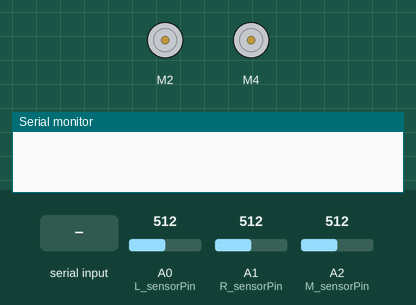
The sketch below on a simulated Arduino Uno, built with avr-gcc and run on an emulated ATmega328P. Shown: 2 × DC motor (green arrow = forward, orange = backward, longer = faster), the last lines printed to the serial monitor. The inputs (shaded band) are chosen by the test bench; at power-on: A0 (L_sensorPin) = 512, A1 (R_sensorPin) = 512, A2 (M_sensorPin) = 512.

Above: at 0.9 s.
1.0 s: "1" received over Serial
At 1.7 s:
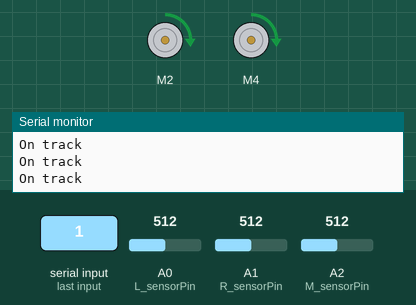
Timing chart, 0 to 4.0 s (numbered marks = the images above; inputs shaded):
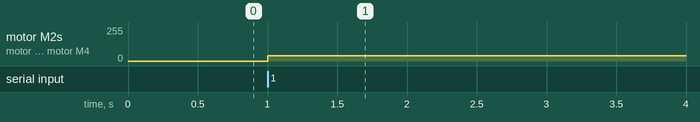

The sketch:

three_sensor.ino
```cpp
#include <Adafruit_MotorShield.h>
// initiate motor shield
Adafruit_MotorShield AFMS = Adafruit_MotorShield();
// define ports used for motors
Adafruit_DCMotor *motorR = AFMS.getMotor(2);
Adafruit_DCMotor *motorL = AFMS.getMotor(4);

// pin setup
int L_sensorPin = A0;
int R_sensorPin = A1;
int M_sensorPin = A2;

// initialize variables
int L_sensor, R_sensor, M_sensor;

void setup() {
  // put your setup code here, to run once:
  Serial.begin(9600);
  AFMS.begin();

  pinMode(L_sensorPin,INPUT);
  pinMode(R_sensorPin,INPUT);
  pinMode(M_sensorPin,INPUT);

  motorR->setSpeed(0);
  motorL->setSpeed(0);

  L_sensor = analogRead(L_sensorPin);
  R_sensor = analogRead(R_sensorPin);
  M_sensor = analogRead(M_sensorPin);

  while (Serial.available() == 0){}

  motorR->run(FORWARD);
  motorL->run(FORWARD);

}

void loop() {
  // put your main code here, to run repeatedly:

  L_sensor = analogRead(L_sensorPin);
  R_sensor = analogRead(R_sensorPin);
  M_sensor = analogRead(M_sensorPin);
  int L_diff = L_sensor - M_sensor;
  int R_diff = R_sensor - M_sensor;

  motorR->setSpeed(40);
  motorL->setSpeed(40);

// normal adjustment
if(M_sensor < 0){
  if(L_diff >= 0 && L_diff <= 100){
  motorR->setSpeed(20 + L_diff * 0.2);
  motorL->setSpeed(5);

  Serial.println("too right");
  }


  if(R_diff >= 0 && R_diff <= 100){
  motorL->setSpeed(20 + R_diff * 0.2);
  motorR->setSpeed(5);
  Serial.println("too left");

  if(L_diff > 100){
  motorR->setSpeed(L_diff * 0.15);
  motorL->setSpeed(1);

  Serial.println("toooooo right!");
  }

  if(R_diff > 100){
  motorL->setSpeed(R_diff * 0.15);
  motorR->setSpeed(1);

  Serial.println("tooooo left!");
  }
  }

  else{
    Serial.println("Good enough");
  }
}
else
    Serial.println("On track");
}
```

Measured:
- after the input at 1.0 s, motor M2, motor M4: stopped → forward 40/255 at once
